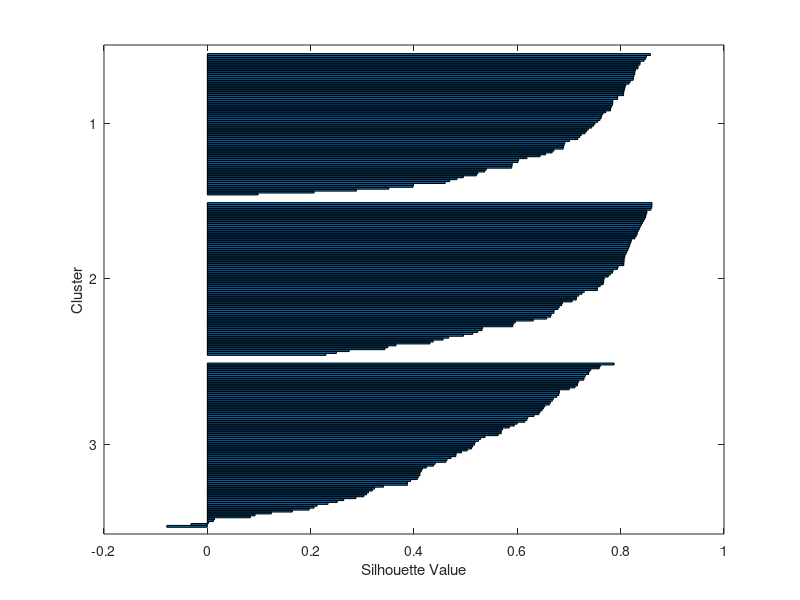
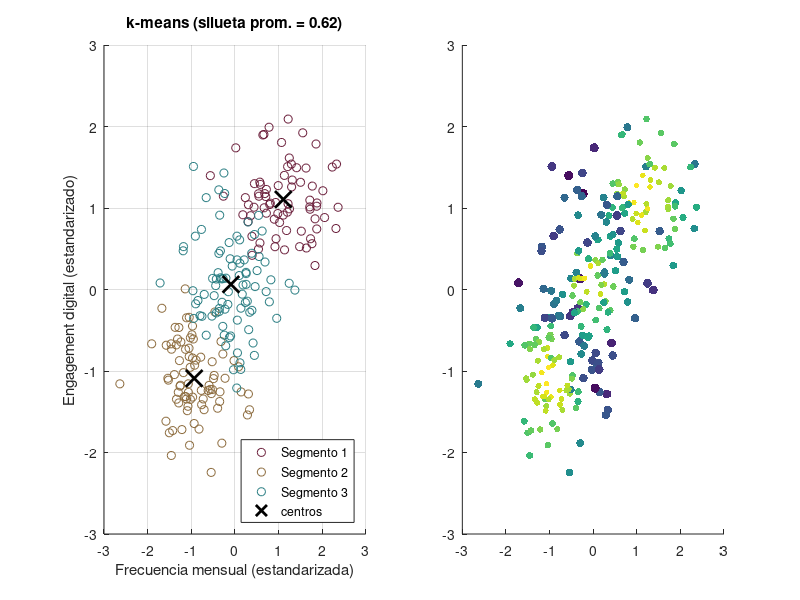

MATLAB code for these plots, in order: (Note: this script raises an error after producing the figures.)
%% cap02_segmentacion.m — Segmentación rígida vs. difusa del consumidor digital
% Título:       k-means vs. fuzzy c-means en la segmentación de consumidores
% Autor:        Dr. Aboud Barsekh-Onji
% Institución:  IPN — ESCA Unidad Santo Tomás
% Fecha:        2026-09-18
% Descripción:  Laboratorio del Cap. 2 (catálogo §9.2, fila 2). Compara la
%               segmentación rígida (k-means, pertenencia binaria a un solo
%               segmento) contra la segmentación difusa (fuzzy c-means,
%               pertenencia parcial a varios segmentos) sobre un conjunto de
%               datos SINTÉTICOS de comportamiento de consumidor digital.
%               Datos sintéticos, rng(42) — no representan a ningún mercado
%               real (§5.8 del prompt de proyecto).
% Toolboxes requeridas: Statistics and Machine Learning Toolbox (kmeans,
%               silhouette), Fuzzy Logic Toolbox (fcm).
% Tiempo de ejecución esperado: < 15 s.

clc; clear; close all; rng(42);

%% Parámetros
nClientes = 240;
kSegmentos = 3;

%% Datos: variables de comportamiento SINTÉTICAS de consumidor digital
% Tres arquetipos con centros distintos pero traslape deliberado entre
% "ocasional" y "leal" (para que la pertenencia difusa sea informativa).
% Variables: frecuencia de compra mensual, ticket promedio (MXN, escala
% relativa), engagement digital (índice 0-100).
nPorGrupo = nClientes / kSegmentos;

frecuencia = [ normrnd(1.5, 0.6, nPorGrupo, 1);   % "ocasional"
               normrnd(4.0, 0.9, nPorGrupo, 1);   % "leal"
               normrnd(2.6, 0.8, nPorGrupo, 1) ]; % "intermedio" (traslape)

ticket     = [ normrnd(350,  90, nPorGrupo, 1);
               normrnd(900, 150, nPorGrupo, 1);
               normrnd(600, 120, nPorGrupo, 1) ];

engagement = [ normrnd(25, 10, nPorGrupo, 1);
               normrnd(78, 12, nPorGrupo, 1);
               normrnd(52, 14, nPorGrupo, 1) ];

datos = [frecuencia, ticket, engagement];
nombresVariables = {'Frecuencia mensual', 'Ticket promedio', 'Engagement digital'};

% Estandarización (z-score) — obligatoria antes de cualquier clustering por
% distancia, ya que las tres variables tienen escalas muy distintas.
datosEstandar = (datos - mean(datos)) ./ std(datos);

%% Procesamiento — segmentación RÍGIDA (k-means)
[etiquetaKmeans, centrosKmeans] = kmeans(datosEstandar, kSegmentos, ...
    'Replicates', 20, 'Distance', 'sqeuclidean');
siluetaKmeans = silhouette(datosEstandar, etiquetaKmeans);
fprintf('k-means: silueta promedio = %.3f\n', mean(siluetaKmeans));

%% Procesamiento — segmentación DIFUSA (fuzzy c-means)
opcionesFCM = [2.0, 100, 1e-5, 0];  % exponente difuso m=2, iter máx, tolerancia, sin imprimir
[centrosFCM, matrizPertenencia] = fcm(datosEstandar, kSegmentos, opcionesFCM);
[~, etiquetaFCMdura] = max(matrizPertenencia, [], 1);  % "ganador" para comparar con k-means

% Consumidores con pertenencia ambigua (ningún segmento supera 0.6): son
% precisamente los que la segmentación rígida oculta al forzarlos a un
% único segmento.
pertenenciaMaxima = max(matrizPertenencia, [], 1);
proporcionAmbiguos = mean(pertenenciaMaxima < 0.6);
fprintf('Fuzzy c-means: %.1f%% de los consumidores no tiene pertenencia dominante (<60%%) a ningún segmento\n', ...
    100*proporcionAmbiguos);

%% Resultados y visualización — Figura 1: dispersión k-means vs. fuzzy
figure('Color', 'w', 'Position', [100 100 800 400]);

subplot(1,2,1);
gscatter(datosEstandar(:,1), datosEstandar(:,3), etiquetaKmeans, ...
    [0.42 0.12 0.23; 0.55 0.42 0.24; 0.16 0.49 0.51], 'o', 6);
hold on;
plot(centrosKmeans(:,1), centrosKmeans(:,3), 'kx', 'MarkerSize', 12, 'LineWidth', 2);
hold off;
grid on;
xlabel('Frecuencia mensual (estandarizada)');
ylabel('Engagement digital (estandarizado)');
title(sprintf('k-means (silueta prom. = %.2f)', mean(siluetaKmeans)));
legend('Segmento 1', 'Segmento 2', 'Segmento 3', 'centros', 'Location', 'southeast');

subplot(1,2,2);
% Tamaño del marcador proporcional a la incertidumbre de pertenencia:
% consumidores más "ambiguos" (pertenencia máxima más baja) se ven más grandes.
tamano = 60 * (1 - pertenenciaMaxima) + 15;
scatter(datosEstandar(:,1), datosEstandar(:,3), tamano, pertenenciaMaxima, 'filled');
colormap(gca, 'parula');
cb = colorbar;
cb.Label.String = 'Pertenencia máxima (u_{max})';
grid on;
xlabel('Frecuencia mensual (estandarizada)');
ylabel('Engagement digital (estandarizado)');
title(sprintf('Fuzzy c-means (%.0f%% con pertenencia ambigua)', 100*proporcionAmbiguos));

sgtitle('Segmentación rígida vs. difusa -- datos sintéticos de consumidor digital');

if ~exist('../../figuras/matlab', 'dir')
    mkdir('../../figuras/matlab');
end
exportgraphics(gcf, '../../figuras/matlab/cap02_segmentacion_comparacion.pdf', 'ContentType', 'vector');
exportgraphics(gcf, '../../figuras/matlab/cap02_segmentacion_comparacion.png', 'Resolution', 300);

%% Resultados y visualización — Figura 2: perfiles de segmento en radar
% Se usan los centros de fuzzy c-means (en unidades originales, no
% estandarizadas) para que el perfil sea interpretable en negocio.
centrosOriginales = centrosFCM .* std(datos) + mean(datos);
% Normalizar cada variable a [0,1] respecto a su rango observado, para que
% las tres variables (con escalas distintas) se puedan graficar juntas.
centrosNormalizados = (centrosOriginales - min(datos)) ./ (max(datos) - min(datos));

nVar = size(centrosNormalizados, 2);
angulos = linspace(0, 2*pi, nVar+1);
coloresSegmento = [0.42 0.12 0.23; 0.55 0.42 0.24; 0.16 0.49 0.51];
nombresSegmento = {'Perfil A', 'Perfil B', 'Perfil C'};

figure('Color', 'w', 'Position', [100 100 640 560]);
ax = polaraxes('Position', [0.12 0.12 0.68 0.68]);
ax.FontSize = 10;
hold(ax, 'on');
for s = 1:kSegmentos
    valores = [centrosNormalizados(s,:), centrosNormalizados(s,1)];
    polarplot(ax, angulos, valores, '-o', 'LineWidth', 2, ...
        'Color', coloresSegmento(s,:), 'MarkerFaceColor', coloresSegmento(s,:), ...
        'DisplayName', nombresSegmento{s});
end
hold(ax, 'off');
ax.ThetaTick = rad2deg(angulos(1:end-1));
ax.ThetaTickLabel = nombresVariables;
ax.RLim = [0 1];
title(ax, 'Perfil de los tres segmentos (centros de fuzzy c-means, normalizados)');
legend(ax, 'Location', 'southoutside', 'Orientation', 'horizontal');

exportgraphics(gcf, '../../figuras/matlab/cap02_perfiles_radar.pdf', 'ContentType', 'vector');
exportgraphics(gcf, '../../figuras/matlab/cap02_perfiles_radar.png', 'Resolution', 300);

fprintf('Figuras exportadas a figuras/matlab/cap02_{segmentacion_comparacion,perfiles_radar}.{pdf,png}\n');
